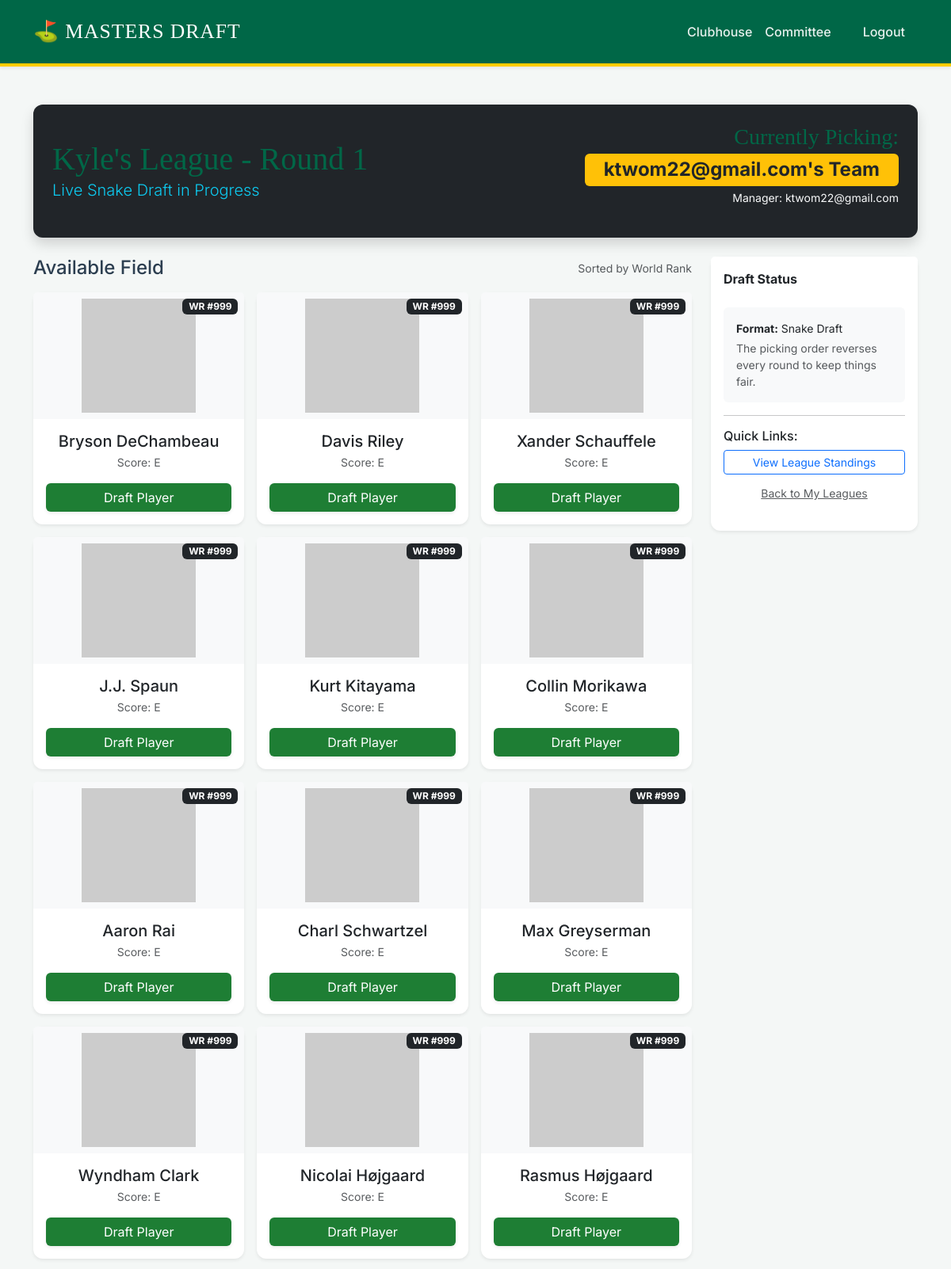
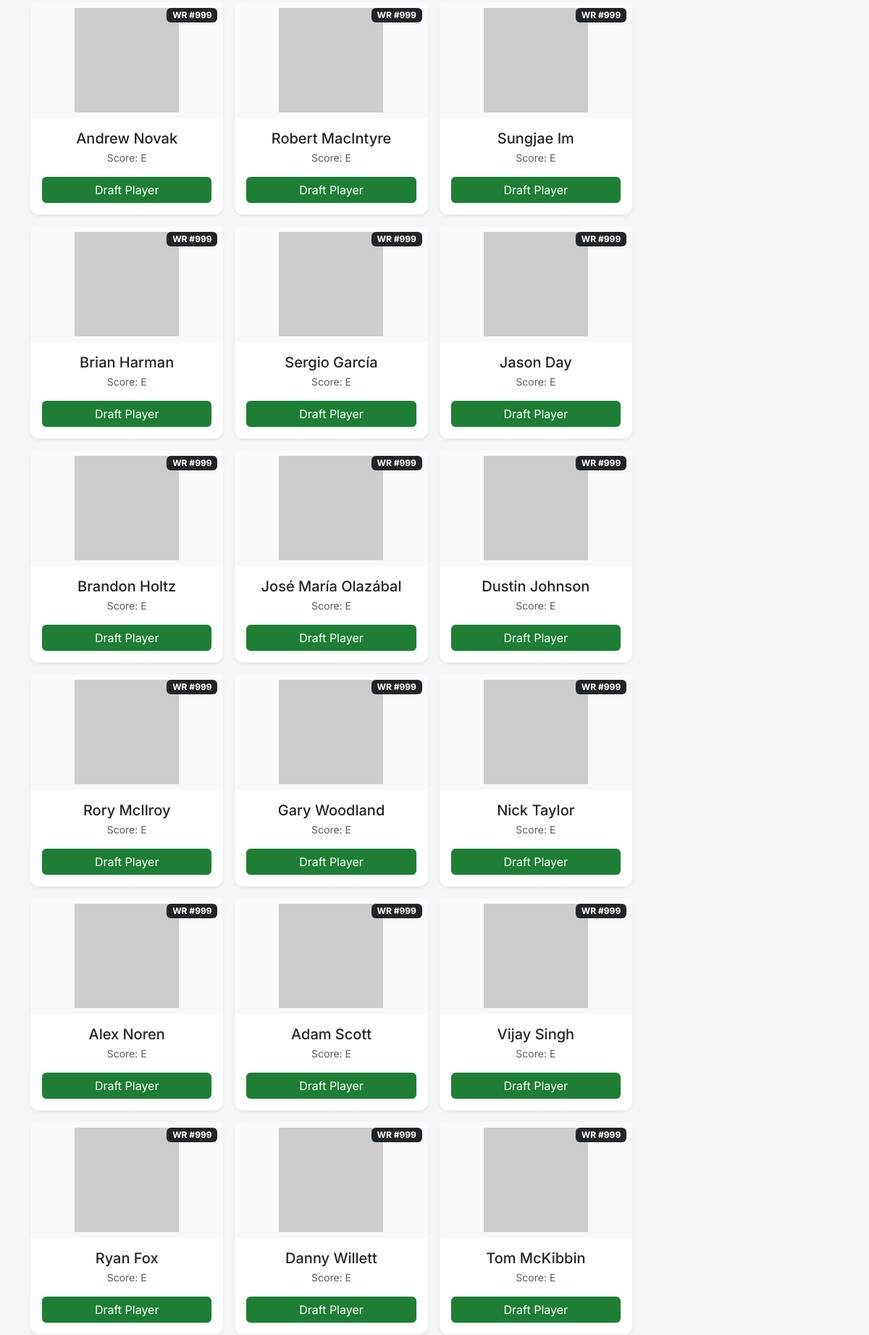
Page /draft/1 (signed in, upper part) on the committed database (2 pictures, top to bottom).
### main.py (models this page shows, shortened)
class League(db.Model):
    id = db.Column(db.Integer, primary_key=True)
    name = db.Column(db.String(100), unique=True, nullable=False)
    invite_code = db.Column(db.String(10), unique=True, nullable=False)
    max_size = db.Column(db.Integer, default=10)
    status = db.Column(db.String(20), default='recruiting')
    creator_id = db.Column(db.Integer, db.ForeignKey('user.id'))
    entries = db.relationship('Entry', backref='league', lazy=True)

class Entry(db.Model):
    id = db.Column(db.Integer, primary_key=True)
    team_name = db.Column(db.String(100), nullable=False)
    user_id = db.Column(db.Integer, db.ForeignKey('user.id'))
    league_id = db.Column(db.Integer, db.ForeignKey('league.id'))
    draft_order = db.Column(db.Integer, default=0)
    golfers = db.relationship('Golfer', secondary=rosters, backref='teams')

class User(UserMixin, db.Model):
    id = db.Column(db.Integer, primary_key=True)
    username = db.Column(db.String(100), unique=True, nullable=False)  # Use Email as Username
    password = db.Column(db.String(200), nullable=False)
    is_admin = db.Column(db.Boolean, default=False)
    entries = db.relationship('Entry', backref='owner', lazy=True)

class Golfer(db.Model):
    id = db.Column(db.Integer, primary_key=True)
    espn_id = db.Column(db.String(20), unique=True)
    name = db.Column(db.String(100), nullable=False)
    headshot_url = db.Column(db.String(255))
    world_rank = db.Column(db.Integer, default=999)
    api_score = db.Column(db.Integer, default=0)
    manual_score = db.Column(db.Integer, nullable=True)
    @property
    def current_total(self):
        return self.manual_score if self.manual_score is not None else self.api_score

### main.py (the view, shortened to what this page needs)
@app.route('/draft/<int:league_id>', methods=['GET', 'POST'])
@login_required
def draft_page(league_id):
    league = db.session.get(League, league_id)
    entries = Entry.query.filter_by(league_id=league_id).order_by(Entry.draft_order).all()
    num_teams = len(entries)
    total_picks = db.session.query(rosters).join(Entry).filter(Entry.league_id == league_id).count()
    if total_picks >= (num_teams * 6):
        league.status = 'active'
        db.session.commit()
        return redirect(url_for('leaderboard', league_id=league_id))
    curr_round = (total_picks // num_teams) + 1
    pick_idx = total_picks % num_teams
    turn_entry = entries[pick_idx] if curr_round % 2 != 0 else entries[num_teams - 1 - pick_idx]
    taken_ids = [g.id for e in league.entries for g in e.golfers]
    available = Golfer.query.filter(~Golfer.id.in_(taken_ids)).order_by(Golfer.world_rank).all()
    return render_template('draft.html', league=league, team=turn_entry, golfers=available, round=curr_round)

### main.py (called while the page is built)
@login_manager.user_loader
def load_user(user_id):
    return db.session.get(User, int(user_id))

### templates/draft.html (shortened to what this page needs)
{% extends "base.html" %}
{% block content %}
<div class="row">
    <div class="col-12 mb-4">
        <div class="card bg-dark text-white p-4 shadow">
            <div class="row align-items-center">
                <div class="col-md-6">
                    <h1 class="mb-0">{{ league.name }} - Round {{ round }}</h1>
                    <p class="lead text-info mb-0">Live Snake Draft in Progress</p>
                </div>
                <div class="col-md-6 text-md-end">
                    <h3 class="mb-1">Currently Picking:</h3>
                    <span class="badge bg-warning text-dark fs-4 px-4">{{ team.team_name }}</span>
                    <p class="small mt-1 text-light">Manager: {{ team.owner.username }}</p>
                </div>
            </div>
        </div>
    </div>
    <div class="col-lg-9">
        <div class="d-flex justify-content-between align-items-center mb-3">
            <h4 class="mb-0">Available Field</h4>
            <span class="text-muted small">Sorted by World Rank</span>
        </div>
        <div class="row row-cols-1 row-cols-md-3 g-3">
            {% for golfer in golfers %}
            <div class="col">
                <div class="card h-100 shadow-sm border-0">
                    <div class="position-relative">
                        <img src="{{ golfer.headshot_url }}" class="card-img-top p-2" alt="{{ golfer.name }}"
                             style="background-color: #f8f9fa; height: 160px; object-fit: contain;"
                             onerror="this.src='https://via.placeholder.com/160x160?text=No+Photo'">
                        <span class="position-absolute top-0 end-0 badge bg-dark m-2">WR #{{ golfer.world_rank }}</span>
                    </div>
                    <div class="card-body text-center">
                        <h5 class="card-title mb-1">{{ golfer.name }}</h5>
                        <p class="small text-muted mb-3">Score: {{ golfer.current_total if golfer.current_total != 0 else 'E' }}</p>
                        <form action="{{ url_for('draft_page', league_id=league.id) }}" method="POST">
                            {% if current_user.id == team.user_id %}
                                <button type="submit" class="btn btn-success w-100 shadow-sm">Draft Player</button>
                            {% else %}
                                <button type="button" class="btn btn-outline-secondary w-100 disabled" disabled>
                                    Wait for Turn
                                </button>
                            {% endif %}
                        </form>
                    </div>
                </div>
            </div>
            {% else %}
            <div class="col-12 text-center py-5">
                <p class="text-muted">No more golfers available to draft.</p>
            </div>
            {% endfor %}
        </div>
    </div>
    <div class="col-lg-3">
        <div class="card shadow-sm border-0 sticky-top" style="top: 20px;">
            <div class="card-header bg-white fw-bold border-bottom-0 pt-3">Draft Status</div>
            <div class="card-body">
                <div class="p-3 bg-light rounded mb-3">
                    <p class="small mb-1"><strong>Format:</strong> Snake Draft</p>
                    <p class="small mb-0 text-muted">The picking order reverses every round to keep things fair.</p>
                </div>
                <hr>
                <h6>Quick Links:</h6>
                <ul class="list-unstyled">
                    <li class="mb-2">
                        <a href="{{ url_for('leaderboard', league_id=league.id) }}" class="btn btn-sm btn-outline-primary w-100">
                            View League Standings
                        </a>
                    </li>
                    <li>
                        <a href="{{ url_for('leagues_dashboard') }}" class="btn btn-sm btn-link text-muted w-100">
                            Back to My Leagues
                        </a>
                    </li>
                </ul>
            </div>
        </div>
    </div>
</div>
{% endblock %}

### templates/base.html (shortened to what this page needs)
<!DOCTYPE html>
<html lang="en">
<head>
    <link href="https://cdn.jsdelivr.net/npm/bootstrap@5.3.0/dist/css/bootstrap.min.css" rel="stylesheet">
</head>
<body>
<nav class="navbar navbar-expand-lg navbar-dark mb-5 shadow-sm">
    <div class="container">
        <a class="navbar-brand" href="{{ url_for('index') }}">⛳ MASTERS DRAFT</a>
        <div class="collapse navbar-collapse" id="navbarNav">
            <ul class="navbar-nav ms-auto">
                {% if current_user.is_authenticated %}
                    <li class="nav-item"><a class="nav-link" href="{{ url_for('leagues_dashboard') }}">Clubhouse</a></li>
                    {% if current_user.is_admin %}
                    <li class="nav-item"><a class="nav-link text-warning" href="/admin">Committee</a></li>
                    {% endif %}
                    <li class="nav-item"><a class="nav-link btn btn-outline-light btn-sm ms-lg-3 px-3" href="{{ url_for('logout') }}">Logout</a></li>
                {% else %}
                    <li class="nav-item"><a class="nav-link" href="{{ url_for('login') }}">Login</a></li>
                    <li class="nav-item"><a class="nav-link" href="{{ url_for('signup') }}">Join the Field</a></li>
                {% endif %}
            </ul>
        </div>
    </div>
</nav>
<div class="container pb-5">
    {% block content %}{% endblock %}
</div>
</body>
</html>

### templates/base.html (style rules this page uses)
:root { --masters-green: #006747; --masters-yellow: #FFCC00; --augusta-white: #fdfdfd; --caddy-white: #ffffff; }
body { font-family: 'Inter', sans-serif; background-color: #f4f7f6; color: #2c3e50; }
h1, h2, h3, .navbar-brand { font-family: 'Playfair Display', serif; color: var(--masters-green); }
.navbar { background-color: var(--masters-green) !important; border-bottom: 4px solid var(--masters-yellow); padding: 1rem 0; }
.navbar-brand { color: white !important; font-size: 1.6rem; letter-spacing: 1px; }
.nav-link { color: rgba(255,255,255,0.9) !important; font-weight: 500; transition: 0.3s; }
.card { border: none; border-radius: 12px; box-shadow: 0 4px 15px rgba(0,0,0,0.05); background-color: var(--caddy-white); transition: transform 0.2s; }
.btn-success { background-color: #1e7e34; border: none; }

### rows in the picture
League: name "Kyle's League"
Entry: team_name "ktwom22@gmail.com's Team"
User: owner.username "ktwom22@gmail.com"
Golfer: world_rank "999", name "Bryson DeChambeau", manual_score+api_score "E"
Golfer: world_rank "999", name "Davis Riley", manual_score+api_score "E"
Golfer: world_rank "999", name "Xander Schauffele", manual_score+api_score "E"
Golfer: world_rank "999", name "J.J. Spaun", manual_score+api_score "E"
Golfer: world_rank "999", name "Kurt Kitayama", manual_score+api_score "E"
Golfer: world_rank "999", name "Collin Morikawa", manual_score+api_score "E"
Golfer: world_rank "999", name "Aaron Rai", manual_score+api_score "E"
Golfer: world_rank "999", name "Charl Schwartzel", manual_score+api_score "E"
Golfer: world_rank "999", name "Max Greyserman", manual_score+api_score "E"
Golfer: world_rank "999", name "Wyndham Clark", manual_score+api_score "E"
Golfer: world_rank "999", name "Nicolai Højgaard", manual_score+api_score "E"
Golfer: world_rank "999", name "Rasmus Højgaard", manual_score+api_score "E"
Golfer: world_rank "999", name "Andrew Novak", manual_score+api_score "E"
Golfer: world_rank "999", name "Robert MacIntyre", manual_score+api_score "E"
Golfer: world_rank "999", name "Sungjae Im", manual_score+api_score "E"
Golfer: world_rank "999", name "Brian Harman", manual_score+api_score "E"
Golfer: world_rank "999", name "Sergio García", manual_score+api_score "E"
Golfer: world_rank "999", name "Jason Day", manual_score+api_score "E"
Golfer: world_rank "999", name "Brandon Holtz", manual_score+api_score "E"
Golfer: world_rank "999", name "José María Olazábal", manual_score+api_score "E"
Golfer: world_rank "999", name "Dustin Johnson", manual_score+api_score "E"
Golfer: world_rank "999", name "Rory McIlroy", manual_score+api_score "E"
Golfer: world_rank "999", name "Gary Woodland", manual_score+api_score "E"
Golfer: world_rank "999", name "Nick Taylor", manual_score+api_score "E"
Golfer: world_rank "999", name "Alex Noren", manual_score+api_score "E"
Golfer: world_rank "999", name "Adam Scott", manual_score+api_score "E"
Golfer: world_rank "999", name "Vijay Singh", manual_score+api_score "E"
Golfer: world_rank "999", name "Ryan Fox", manual_score+api_score "E"
Golfer: world_rank "999", name "Danny Willett", manual_score+api_score "E"
Golfer: world_rank "999", name "Tom McKibbin", manual_score+api_score "E"

### other values in the picture
{{ round }} "1"
